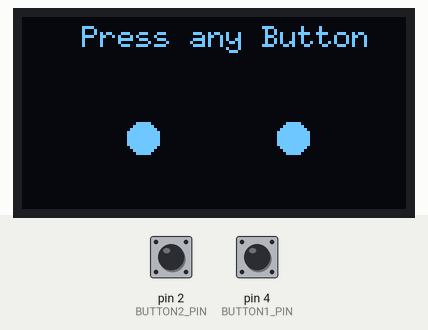
Bench run of a sketch on a simulated Arduino Uno, built with avr-gcc and run on an emulated ATmega328P. Shown: 128×64 one-colour display. Inputs (shaded band) come from the test bench; at power-on: pin 2 (BUTTON2_PIN) LOW, pin 4 (BUTTON1_PIN) LOW.

Above: at 1.2 s.
1.3 s: pin 2 (BUTTON2_PIN) pulled HIGH for 0.15 s
At 1.58 s:
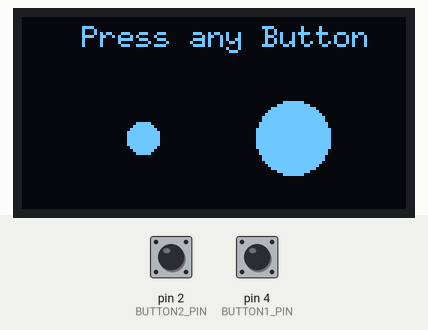
3.2 s: pin 4 (BUTTON1_PIN) pulled HIGH for 0.15 s
At 3.39 s:
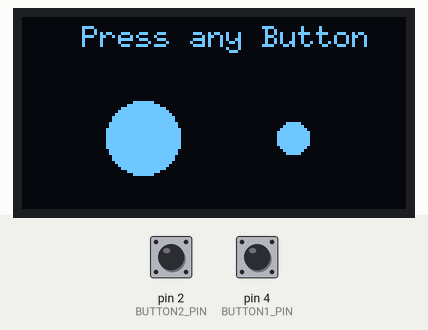
Timing chart, 0 to 6.2 s (numbered marks = the images above; inputs shaded):
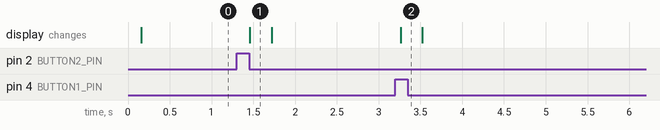

Measured:
- after the input at 1.3 s, the display: changes after 0.16 s (image 1)
- after the input at 3.2 s, the display: changes after 0.07 s (image 2)

The sketch:

button_animation.ino
```cpp
#include <U8glib.h>

#define BUTTON1_PIN 4
#define BUTTON2_PIN 2

U8GLIB_SH1106_128X64 u8g(U8G_I2C_OPT_NONE);

void setup() {
  pinMode(BUTTON1_PIN, INPUT);
  pinMode(BUTTON2_PIN, INPUT);
}

void loop() {
  drawButtonTest();
  delay(100);
}

void drawButtonTest() {
  u8g.firstPage();
  do {
    u8g.setFont(u8g_font_6x10);
    u8g.drawStr(20, 10, "Press any Button");

    int x1 = 40, y1 = 40;
    int x2 = 90, y2 = 40;

    if (digitalRead(BUTTON1_PIN) == HIGH)
      u8g.drawDisc(x1, y1, 12);
    else
      u8g.drawDisc(x1, y1, 5);

    if (digitalRead(BUTTON2_PIN) == HIGH)
      u8g.drawDisc(x2, y2, 12);
    else
      u8g.drawDisc(x2, y2, 5);

  } while (u8g.nextPage());
}
```
